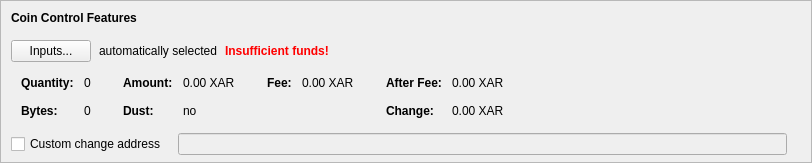
    <widget class="QFrame" name="frameCoinControl">
     <property name="sizePolicy">
      <sizepolicy hsizetype="Expanding" vsizetype="Expanding">
       <horstretch>0</horstretch>
       <verstretch>0</verstretch>
      </sizepolicy>
     </property>
     <property name="maximumSize">
      <size>
       <width>16777215</width>
       <height>16777215</height>
      </size>
     </property>
     <property name="frameShape">
      <enum>QFrame::StyledPanel</enum>
     </property>
     <property name="frameShadow">
      <enum>QFrame::Sunken</enum>
     </property>
     <layout class="QVBoxLayout" name="verticalLayoutCoinControl2">
      <property name="spacing">
       <number>0</number>
      </property>
      <property name="leftMargin">
       <number>0</number>
      </property>
      <property name="topMargin">
       <number>0</number>
      </property>
      <property name="rightMargin">
       <number>0</number>
      </property>
      <property name="bottomMargin">
       <number>6</number>
      </property>
      <item>
       <layout class="QVBoxLayout" name="verticalLayoutCoinControl" stretch="0,0,0,0,1">
        <property name="spacing">
         <number>0</number>
        </property>
        <property name="leftMargin">
         <number>10</number>
        </property>
        <property name="topMargin">
         <number>10</number>
        </property>
        <item>
         <layout class="QHBoxLayout" name="horizontalLayoutCoinControl1">
          <property name="bottomMargin">
           <number>15</number>
          </property>
          <item>
           <widget class="QLabel" name="labelCoinControlFeatures">
            <property name="sizePolicy">
             <sizepolicy hsizetype="Preferred" vsizetype="Maximum">
              <horstretch>0</horstretch>
              <verstretch>0</verstretch>
             </sizepolicy>
            </property>
            <property name="font">
             <font>
              <weight>75</weight>
              <bold>true</bold>
             </font>
            </property>
            <property name="styleSheet">
             <string notr="true">font-weight:bold;</string>
            </property>
            <property name="text">
             <string>Coin Control Features</string>
            </property>
           </widget>
          </item>
         </layout>
        </item>
        <item>
         <layout class="QHBoxLayout" name="horizontalLayoutCoinControl2" stretch="0,0,0,0">
          <property name="spacing">
           <number>8</number>
          </property>
          <property name="bottomMargin">
           <number>10</number>
          </property>
          <item>
           <widget class="QPushButton" name="pushButtonCoinControl">
            <property name="styleSheet">
             <string notr="true"/>
            </property>
            <property name="text">
             <string>Inputs...</string>
            </property>
            <property name="autoDefault">
             <bool>false</bool>
            </property>
           </widget>
          </item>
          <item>
           <widget class="QLabel" name="labelCoinControlAutomaticallySelected">
            <property name="text">
             <string>automatically selected</string>
            </property>
            <property name="margin">
             <number>5</number>
            </property>
           </widget>
          </item>
          <item>
           <widget class="QLabel" name="labelCoinControlInsuffFunds">
            <property name="font">
             <font>
              <weight>75</weight>
              <bold>true</bold>
             </font>
            </property>
            <property name="styleSheet">
             <string notr="true">color:red;font-weight:bold;</string>
            </property>
            <property name="text">
             <string>Insufficient funds!</string>
            </property>
            <property name="margin">
             <number>5</number>
            </property>
           </widget>
          </item>
          <item>
           <spacer name="horizontalSpacerCoinControl">
            <property name="orientation">
             <enum>Qt::Horizontal</enum>
            </property>
            <property name="sizeHint" stdset="0">
             <size>
              <width>40</width>
              <height>1</height>
             </size>
            </property>
           </spacer>
          </item>
         </layout>
        </item>
        <item>
         <widget class="QWidget" name="widgetCoinControl" native="true">
          <property name="sizePolicy">
           <sizepolicy hsizetype="Preferred" vsizetype="Preferred">
            <horstretch>0</horstretch>
            <verstretch>0</verstretch>
           </sizepolicy>
          </property>
          <property name="minimumSize">
           <size>
            <width>0</width>
            <height>0</height>
           </size>
          </property>
          <property name="styleSheet">
           <string notr="true"/>
          </property>
          <layout class="QHBoxLayout" name="horizontalLayoutCoinControl5">
           <property name="leftMargin">
            <number>0</number>
           </property>
           <property name="topMargin">
            <number>0</number>
           </property>
           <property name="rightMargin">
            <number>0</number>
           </property>
           <property name="bottomMargin">
            <number>0</number>
           </property>
           <item>
            <layout class="QHBoxLayout" name="horizontalLayoutCoinControl3" stretch="0,0,0,1">
             <property name="spacing">
              <number>20</number>
             </property>
             <property name="topMargin">
              <number>0</number>
             </property>
             <property name="bottomMargin">
              <number>10</number>
             </property>
             <item>
              <layout class="QFormLayout" name="formLayoutCoinControl1">
               <property name="horizontalSpacing">
                <number>10</number>
               </property>
               <property name="verticalSpacing">
                <number>14</number>
               </property>
               <property name="leftMargin">
                <number>10</number>
               </property>
               <property name="topMargin">
                <number>4</number>
               </property>
               <property name="rightMargin">
                <number>6</number>
               </property>
               <item row="0" column="0">
                <widget class="QLabel" name="labelCoinControlQuantityText">
                 <property name="font">
                  <font>
                   <weight>75</weight>
                   <bold>true</bold>
                  </font>
                 </property>
                 <property name="text">
                  <string>Quantity:</string>
                 </property>
                 <property name="margin">
                  <number>0</number>
                 </property>
                </widget>
               </item>
               <item row="0" column="1">
                <widget class="QLabel" name="labelCoinControlQuantity">
                 <property name="cursor">
                  <cursorShape>IBeamCursor</cursorShape>
                 </property>
                 <property name="contextMenuPolicy">
                  <enum>Qt::ActionsContextMenu</enum>
                 </property>
                 <property name="text">
                  <string notr="true">0</string>
                 </property>
                 <property name="margin">
                  <number>0</number>
                 </property>
                 <property name="textInteractionFlags">
                  <set>Qt::LinksAccessibleByMouse|Qt::TextSelectableByKeyboard|Qt::TextSelectableByMouse</set>
                 </property>
                </widget>
               </item>
               <item row="1" column="0">
                <widget class="QLabel" name="labelCoinControlBytesText">
                 <property name="font">
                  <font>
                   <weight>75</weight>
                   <bold>true</bold>
                  </font>
                 </property>
                 <property name="text">
                  <string>Bytes:</string>
                 </property>
                </widget>
               </item>
               <item row="1" column="1">
                <widget class="QLabel" name="labelCoinControlBytes">
                 <property name="cursor">
                  <cursorShape>IBeamCursor</cursorShape>
                 </property>
                 <property name="contextMenuPolicy">
                  <enum>Qt::ActionsContextMenu</enum>
                 </property>
                 <property name="text">
                  <string notr="true">0</string>
                 </property>
                 <property name="textInteractionFlags">
                  <set>Qt::LinksAccessibleByMouse|Qt::TextSelectableByKeyboard|Qt::TextSelectableByMouse</set>
                 </property>
                </widget>
               </item>
              </layout>
             </item>
             <item>
              <layout class="QFormLayout" name="formLayoutCoinControl2">
               <property name="horizontalSpacing">
                <number>10</number>
               </property>
               <property name="verticalSpacing">
                <number>14</number>
               </property>
               <property name="leftMargin">
                <number>6</number>
               </property>
               <property name="topMargin">
                <number>4</number>
               </property>
               <property name="rightMargin">
                <number>6</number>
               </property>
               <item row="0" column="0">
                <widget class="QLabel" name="labelCoinControlAmountText">
                 <property name="font">
                  <font>
                   <weight>75</weight>
                   <bold>true</bold>
                  </font>
                 </property>
                 <property name="text">
                  <string>Amount:</string>
                 </property>
                 <property name="margin">
                  <number>0</number>
                 </property>
                </widget>
               </item>
               <item row="0" column="1">
                <widget class="QLabel" name="labelCoinControlAmount">
                 <property name="cursor">
                  <cursorShape>IBeamCursor</cursorShape>
                 </property>
                 <property name="contextMenuPolicy">
                  <enum>Qt::ActionsContextMenu</enum>
                 </property>
                 <property name="text">
                  <string notr="true">0.00 XAR</string>
                 </property>
                 <property name="textInteractionFlags">
                  <set>Qt::LinksAccessibleByMouse|Qt::TextSelectableByKeyboard|Qt::TextSelectableByMouse</set>
                 </property>
                </widget>
               </item>
               <item row="1" column="0">
                <widget class="QLabel" name="labelCoinControlLowOutputText">
                 <property name="font">
                  <font>
                   <weight>75</weight>
                   <bold>true</bold>
                  </font>
                 </property>
                 <property name="text">
                  <string>Dust:</string>
                 </property>
                </widget>
               </item>
               <item row="1" column="1">
                <widget class="QLabel" name="labelCoinControlLowOutput">
                 <property name="cursor">
                  <cursorShape>IBeamCursor</cursorShape>
                 </property>
                 <property name="contextMenuPolicy">
                  <enum>Qt::ActionsContextMenu</enum>
                 </property>
                 <property name="text">
                  <string notr="true">no</string>
                 </property>
                 <property name="textInteractionFlags">
                  <set>Qt::LinksAccessibleByMouse|Qt::TextSelectableByKeyboard|Qt::TextSelectableByMouse</set>
                 </property>
                </widget>
               </item>
              </layout>
             </item>
             <item>
              <layout class="QFormLayout" name="formLayoutCoinControl3">
               <property name="horizontalSpacing">
                <number>10</number>
               </property>
               <property name="verticalSpacing">
                <number>14</number>
               </property>
               <property name="leftMargin">
                <number>6</number>
               </property>
               <property name="topMargin">
                <number>4</number>
               </property>
               <property name="rightMargin">
                <number>6</number>
               </property>
               <item row="0" column="0">
                <widget class="QLabel" name="labelCoinControlFeeText">
                 <property name="font">
                  <font>
                   <weight>75</weight>
                   <bold>true</bold>
                  </font>
                 </property>
                 <property name="text">
                  <string>Fee:</string>
                 </property>
                 <property name="margin">
                  <number>0</number>
                 </property>
                </widget>
               </item>
               <item row="0" column="1">
                <widget class="QLabel" name="labelCoinControlFee">
                 <property name="cursor">
                  <cursorShape>IBeamCursor</cursorShape>
                 </property>
                 <property name="contextMenuPolicy">
                  <enum>Qt::ActionsContextMenu</enum>
                 </property>
                 <property name="text">
                  <string notr="true">0.00 XAR</string>
                 </property>
                 <property name="textInteractionFlags">
                  <set>Qt::LinksAccessibleByMouse|Qt::TextSelectableByKeyboard|Qt::TextSelectableByMouse</set>
                 </property>
                </widget>
               </item>
              </layout>
             </item>
             <item>
              <layout class="QFormLayout" name="formLayoutCoinControl4">
               <property name="horizontalSpacing">
                <number>10</number>
               </property>
               <property name="verticalSpacing">
                <number>14</number>
               </property>
               <property name="leftMargin">
                <number>6</number>
               </property>
               <property name="topMargin">
                <number>4</number>
               </property>
               <property name="rightMargin">
                <number>6</number>
               </property>
               <item row="0" column="0">
                <widget class="QLabel" name="labelCoinControlAfterFeeText">
                 <property name="font">
                  <font>
                   <weight>75</weight>
                   <bold>true</bold>
                  </font>
                 </property>
                 <property name="text">
                  <string>After Fee:</string>
                 </property>
                 <property name="margin">
                  <number>0</number>
                 </property>
                </widget>
               </item>
               <item row="0" column="1">
                <widget class="QLabel" name="labelCoinControlAfterFee">
                 <property name="cursor">
                  <cursorShape>IBeamCursor</cursorShape>
                 </property>
                 <property name="contextMenuPolicy">
                  <enum>Qt::ActionsContextMenu</enum>
                 </property>
                 <property name="text">
                  <string notr="true">0.00 XAR</string>
                 </property>
                 <property name="textInteractionFlags">
                  <set>Qt::LinksAccessibleByMouse|Qt::TextSelectableByKeyboard|Qt::TextSelectableByMouse</set>
                 </property>
                </widget>
               </item>
               <item row="1" column="0">
                <widget class="QLabel" name="labelCoinControlChangeText">
                 <property name="font">
                  <font>
                   <weight>75</weight>
                   <bold>true</bold>
                  </font>
                 </property>
                 <property name="text">
                  <string>Change:</string>
                 </property>
                </widget>
               </item>
               <item row="1" column="1">
                <widget class="QLabel" name="labelCoinControlChange">
                 <property name="cursor">
                  <cursorShape>IBeamCursor</cursorShape>
                 </property>
                 <property name="contextMenuPolicy">
                  <enum>Qt::ActionsContextMenu</enum>
                 </property>
                 <property name="text">
                  <string notr="true">0.00 XAR</string>
                 </property>
                 <property name="textInteractionFlags">
                  <set>Qt::LinksAccessibleByMouse|Qt::TextSelectableByKeyboard|Qt::TextSelectableByMouse</set>
                 </property>
                </widget>
               </item>
              </layout>
             </item>
            </layout>
           </item>
          </layout>
         </widget>
        </item>
        <item>
         <layout class="QHBoxLayout" name="horizontalLayoutCoinControl4" stretch="0,0,0">
          <property name="spacing">
           <number>12</number>
          </property>
          <property name="sizeConstraint">
           <enum>QLayout::SetDefaultConstraint</enum>
          </property>
          <property name="topMargin">
           <number>5</number>
          </property>
          <property name="rightMargin">
           <number>5</number>
          </property>
          <item>
           <widget class="QCheckBox" name="checkBoxCoinControlChange">
            <property name="toolTip">
             <string>If this is activated, but the change address is empty or invalid, change will be sent to a newly generated address.</string>
            </property>
            <property name="text">
             <string>Custom change address</string>
            </property>
           </widget>
          </item>
          <item>
           <widget class="QValidatedLineEdit" name="lineEditCoinControlChange">
            <property name="enabled">
             <bool>false</bool>
            </property>
            <property name="sizePolicy">
             <sizepolicy hsizetype="Expanding" vsizetype="Fixed">
              <horstretch>0</horstretch>
              <verstretch>0</verstretch>
             </sizepolicy>
            </property>
           </widget>
          </item>
          <item>
           <widget class="QLabel" name="labelCoinControlChangeLabel">
            <property name="sizePolicy">
             <sizepolicy hsizetype="Preferred" vsizetype="Expanding">
              <horstretch>0</horstretch>
              <verstretch>0</verstretch>
             </sizepolicy>
            </property>
            <property name="minimumSize">
             <size>
              <width>0</width>
              <height>0</height>
             </size>
            </property>
            <property name="text">
             <string/>
            </property>
            <property name="margin">
             <number>3</number>
            </property>
           </widget>
          </item>
         </layout>
        </item>
        <item>
         <spacer name="verticalSpacerCoinControl">
          <property name="orientation">
           <enum>Qt::Vertical</enum>
          </property>
          <property name="sizeHint" stdset="0">
           <size>
            <width>800</width>
            <height>1</height>
           </size>
          </property>
         </spacer>
        </item>
       </layout>
      </item>
     </layout>
    </widget>
